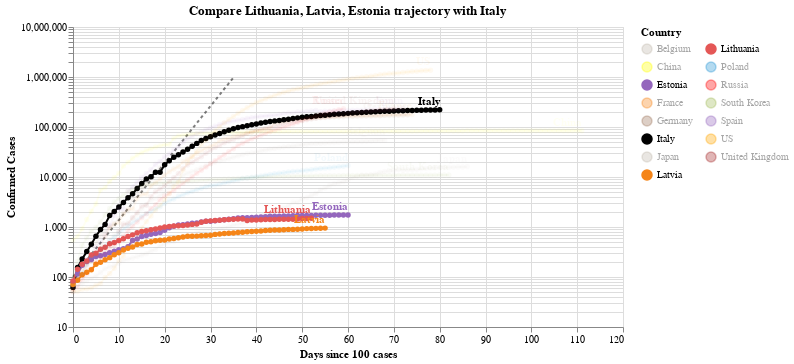

This figure's notebook cell:
### Code cell
#hide_input
chart3 = make_since_chart(dff2, ['Lithuania', 'Latvia', 'Estonia'], baseline_countries)
chart3

### Figure 1 — Vega-Lite specification as saved in the notebook (floating-point values rounded to 4 significant figures; data arrays with more than 128 entries replaced by an {"elided": "..."} marker saying what was removed)
{"config": {"view": {"continuousWidth": 400, "continuousHeight": 300}}, "layer": [{"data": {"name": "data-628230001892d6798b50651be41d1b3e"}, "mark": {"type": "line", "color": "black", "opacity": 0.5, "strokeDash": [3, 3]}, "encoding": {"x": {"type": "quantitative", "field": "Days since 100 cases"}, "y": {"type": "quantitative", "field": "Confirmed Cases"}}}, {"data": {"name": "data-40dc5f7833f959efd3d4bd90a17e305a"}, "mark": {"type": "line", "point": true}, "encoding": {"color": {"type": "nominal", "field": "Country", "legend": {"columns": 2}, "scale": {"domain": ["Belgium", "China", "Estonia", "France", "Germany", "Italy", "Japan", "Latvia", "Lithuania", "Poland", "Russia", "South Korea", "Spain", "US", "United Kingdom"], "range": ["#C1B7AD", "yellow", "#9467bd", "#F58518", "#9D755D", "black", "#C1B7AD", "#F58518", "#E45756", "#2495D3", "red", "#A1BA59", "#9467bd", "orange", "brown"]}}, "opacity": {"condition": {"value": 1, "selection": "selector008"}, "value": 0.05}, "tooltip": [{"type": "nominal", "field": "Country"}, {"type": "temporal", "field": "Date"}, {"type": "quantitative", "field": "Confirmed Cases"}, {"type": "quantitative", "field": "Days since 100 cases"}], "x": {"type": "quantitative", "field": "Days since 100 cases"}, "y": {"type": "quantitative", "field": "Confirmed Cases", "scale": {"type": "log"}}}, "selection": {"selector008": {"type": "multi", "fields": ["Country"], "bind": "legend", "init": [{"Country": "Lithuania"}, {"Country": "Latvia"}, {"Country": "Estonia"}, {"Country": "Italy"}]}}, "width": 550}, {"data": {"name": "data-40dc5f7833f959efd3d4bd90a17e305a"}, "mark": {"type": "text", "align": "right", "dy": -8, "fontWeight": "bold"}, "encoding": {"color": {"type": "nominal", "field": "Country", "legend": {"columns": 2}, "scale": {"domain": ["Belgium", "China", "Estonia", "France", "Germany", "Italy", "Japan", "Latvia", "Lithuania", "Poland", "Russia", "South Korea", "Spain", "US", "United Kingdom"], "range": ["#C1B7AD", "yellow", "#9467bd", "#F58518", "#9D755D", "black", "#C1B7AD", "#F58518", "#E45756", "#2495D3", "red", "#A1BA59", "#9467bd", "orange", "brown"]}}, "opacity": {"condition": {"value": 1, "selection": "selector008"}, "value": 0.05}, "text": {"type": "nominal", "field": "Country"}, "tooltip": [{"type": "nominal", "field": "Country"}, {"type": "temporal", "field": "Date"}, {"type": "quantitative", "field": "Confirmed Cases"}, {"type": "quantitative", "field": "Days since 100 cases"}], "x": {"type": "quantitative", "field": "Days since 100 cases"}, "y": {"type": "quantitative", "field": "Confirmed Cases", "scale": {"type": "log"}}}, "transform": [{"filter": "(datum['Date'] >= 1589241600000)"}], "width": 550}], "title": "Compare Lithuania, Latvia, Estonia trajectory with Italy", "$schema": "https://vega.github.io/schema/vega-lite/v4.0.2.json", "datasets": {"data-628230001892d6798b50651be41d1b3e": [{"Days since 100 cases": 0, "Confirmed Cases": 100.0}, {"Days since 100 cases": 1, "Confirmed Cases": 130.0}, {"Days since 100 cases": 2, "Confirmed Cases": 169.0}, {"Days since 100 cases": 3, "Confirmed Cases": 219.7}, {"Days since 100 cases": 4, "Confirmed Cases": 285.6}, {"Days since 100 cases": 5, "Confirmed Cases": 371.3}, {"Days since 100 cases": 6, "Confirmed Cases": 482.7}, {"Days since 100 cases": 7, "Confirmed Cases": 627.5}, {"Days since 100 cases": 8, "Confirmed Cases": 815.7}, {"Days since 100 cases": 9, "Confirmed Cases": 1060.0}, {"Days since 100 cases": 10, "Confirmed Cases": 1379.0}, {"Days since 100 cases": 11, "Confirmed Cases": 1792.0}, {"Days since 100 cases": 12, "Confirmed Cases": 2330.0}, {"Days since 100 cases": 13, "Confirmed Cases": 3029.0}, {"Days since 100 cases": 14, "Confirmed Cases": 3937.0}, {"Days since 100 cases": 15, "Confirmed Cases": 5119.0}, {"Days since 100 cases": 16, "Confirmed Cases": 6654.0}, {"Days since 100 cases": 17, "Confirmed Cases": 8650.0}, {"Days since 100 cases": 18, "Confirmed Cases": 11250.0}, {"Days since 100 cases": 19, "Confirmed Cases": 14620.0}, {"Days since 100 cases": 20, "Confirmed Cases": 19000.0}, {"Days since 100 cases": 21, "Confirmed Cases": 24710.0}, {"Days since 100 cases": 22, "Confirmed Cases": 32120.0}, {"Days since 100 cases": 23, "Confirmed Cases": 41750.0}, {"Days since 100 cases": 24, "Confirmed Cases": 54280.0}, {"Days since 100 cases": 25, "Confirmed Cases": 70560.0}, {"Days since 100 cases": 26, "Confirmed Cases": 91730.0}, {"Days since 100 cases": 27, "Confirmed Cases": 119300.0}, {"Days since 100 cases": 28, "Confirmed Cases": 155000.0}, {"Days since 100 cases": 29, "Confirmed Cases": 201500.0}, {"Days since 100 cases": 30, "Confirmed Cases": 262000.0}, {"Days since 100 cases": 31, "Confirmed Cases": 340600.0}, {"Days since 100 cases": 32, "Confirmed Cases": 442800.0}, {"Days since 100 cases": 33, "Confirmed Cases": 575600.0}, {"Days since 100 cases": 34, "Confirmed Cases": 748300.0}, {"Days since 100 cases": 35, "Confirmed Cases": 972800.0}], "data-40dc5f7833f959efd3d4bd90a17e305a": {"elided": "1095 records"}}}
